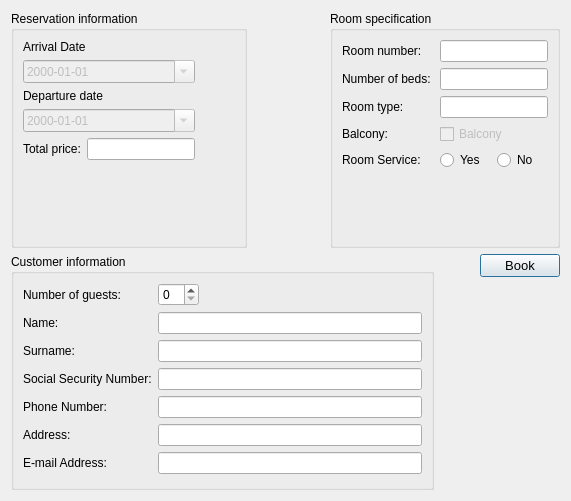
<?xml version="1.0" encoding="UTF-8"?>
<ui version="4.0">
 <class>bookingDialog</class>
 <widget class="QDialog" name="bookingDialog">
  <property name="geometry">
   <rect>
    <x>0</x>
    <y>0</y>
    <width>571</width>
    <height>501</height>
   </rect>
  </property>
  <property name="sizePolicy">
   <sizepolicy hsizetype="Preferred" vsizetype="Preferred">
    <horstretch>0</horstretch>
    <verstretch>0</verstretch>
   </sizepolicy>
  </property>
  <property name="maximumSize">
   <size>
    <width>700</width>
    <height>1470</height>
   </size>
  </property>
  <property name="windowTitle">
   <string>Dialog</string>
  </property>
  <property name="sizeGripEnabled">
   <bool>false</bool>
  </property>
  <layout class="QVBoxLayout" name="main_verticalLayout" stretch="1,1">
   <item>
    <layout class="QHBoxLayout" name="horizontalLayout_6">
     <item>
      <widget class="QGroupBox" name="verticalGroupBox_2">
       <property name="title">
        <string>Reservation information</string>
       </property>
       <layout class="QVBoxLayout" name="verticalLayout_4">
        <item>
         <layout class="QHBoxLayout" name="horizontalLayout_4" stretch="0,0">
          <item>
           <layout class="QVBoxLayout" name="verticalLayout">
            <item>
             <widget class="QLabel" name="label_2">
              <property name="text">
               <string>Arrival Date</string>
              </property>
             </widget>
            </item>
            <item>
             <widget class="QDateEdit" name="from_dateEdit">
              <property name="enabled">
               <bool>false</bool>
              </property>
              <property name="displayFormat">
               <string>yyyy-MM-dd</string>
              </property>
              <property name="calendarPopup">
               <bool>true</bool>
              </property>
             </widget>
            </item>
            <item>
             <widget class="QLabel" name="label_3">
              <property name="text">
               <string>Departure date</string>
              </property>
             </widget>
            </item>
            <item>
             <widget class="QDateEdit" name="till_dateEdit">
              <property name="enabled">
               <bool>false</bool>
              </property>
              <property name="displayFormat">
               <string>yyyy-MM-dd</string>
              </property>
              <property name="calendarPopup">
               <bool>true</bool>
              </property>
             </widget>
            </item>
            <item>
             <layout class="QHBoxLayout" name="totalPrice_horizontalLayout">
              <item>
               <widget class="QLabel" name="label_4">
                <property name="text">
                 <string>Total price:</string>
                </property>
               </widget>
              </item>
              <item>
               <widget class="QLineEdit" name="totalPrice_lineEdit">
                <property name="readOnly">
                 <bool>true</bool>
                </property>
               </widget>
              </item>
             </layout>
            </item>
            <item>
             <spacer name="verticalSpacer_2">
              <property name="orientation">
               <enum>Qt::Vertical</enum>
              </property>
              <property name="sizeHint" stdset="0">
               <size>
                <width>20</width>
                <height>40</height>
               </size>
              </property>
             </spacer>
            </item>
           </layout>
          </item>
          <item>
           <spacer name="horizontalSpacer">
            <property name="orientation">
             <enum>Qt::Horizontal</enum>
            </property>
            <property name="sizeHint" stdset="0">
             <size>
              <width>40</width>
              <height>20</height>
             </size>
            </property>
           </spacer>
          </item>
         </layout>
        </item>
       </layout>
      </widget>
     </item>
     <item>
      <spacer name="horizontalSpacer_3">
       <property name="orientation">
        <enum>Qt::Horizontal</enum>
       </property>
       <property name="sizeHint" stdset="0">
        <size>
         <width>40</width>
         <height>20</height>
        </size>
       </property>
      </spacer>
     </item>
     <item>
      <widget class="QGroupBox" name="formGroupBox_2">
       <property name="title">
        <string>Room specification</string>
       </property>
       <layout class="QFormLayout" name="formLayout_3">
        <item row="1" column="0">
         <widget class="QLabel" name="label_14">
          <property name="text">
           <string>Number of beds: </string>
          </property>
         </widget>
        </item>
        <item row="2" column="0">
         <widget class="QLabel" name="label_15">
          <property name="text">
           <string>Room type:</string>
          </property>
         </widget>
        </item>
        <item row="3" column="0">
         <widget class="QLabel" name="label_16">
          <property name="text">
           <string>Balcony:</string>
          </property>
         </widget>
        </item>
        <item row="3" column="1">
         <layout class="QHBoxLayout" name="horizontalLayout_3">
          <item>
           <widget class="QCheckBox" name="balcony_checkBox">
            <property name="enabled">
             <bool>false</bool>
            </property>
            <property name="text">
             <string>Balcony</string>
            </property>
           </widget>
          </item>
         </layout>
        </item>
        <item row="4" column="0">
         <widget class="QLabel" name="label_17">
          <property name="text">
           <string>Room Service: </string>
          </property>
         </widget>
        </item>
        <item row="4" column="1">
         <layout class="QHBoxLayout" name="horizontalLayout_2">
          <item>
           <widget class="QRadioButton" name="roomServiceYes_radioButton">
            <property name="text">
             <string>Yes</string>
            </property>
           </widget>
          </item>
          <item>
           <widget class="QRadioButton" name="roomServiceNo_radioButton">
            <property name="text">
             <string>No</string>
            </property>
           </widget>
          </item>
         </layout>
        </item>
        <item row="2" column="1">
         <widget class="QLineEdit" name="roomType_lineEdit">
          <property name="readOnly">
           <bool>true</bool>
          </property>
         </widget>
        </item>
        <item row="1" column="1">
         <widget class="QLineEdit" name="numberOfBeds_lineEdit">
          <property name="readOnly">
           <bool>true</bool>
          </property>
         </widget>
        </item>
        <item row="0" column="1">
         <widget class="QLineEdit" name="roomNumber_lineEdit">
          <property name="readOnly">
           <bool>true</bool>
          </property>
         </widget>
        </item>
        <item row="0" column="0">
         <widget class="QLabel" name="label">
          <property name="text">
           <string>Room number:</string>
          </property>
         </widget>
        </item>
       </layout>
      </widget>
     </item>
    </layout>
   </item>
   <item>
    <layout class="QHBoxLayout" name="horizontalLayout_7" stretch="2,0">
     <item>
      <widget class="QGroupBox" name="formGroupBox">
       <property name="title">
        <string>Customer information</string>
       </property>
       <layout class="QFormLayout" name="formLayout_2">
        <property name="fieldGrowthPolicy">
         <enum>QFormLayout::ExpandingFieldsGrow</enum>
        </property>
        <item row="0" column="0">
         <widget class="QLabel" name="numberOfGuestsLabel">
          <property name="text">
           <string>Number of guests:</string>
          </property>
         </widget>
        </item>
        <item row="0" column="1">
         <widget class="QSpinBox" name="numberOfGuests_SpinBox"/>
        </item>
        <item row="1" column="0">
         <widget class="QLabel" name="nameLabel">
          <property name="text">
           <string>Name:</string>
          </property>
         </widget>
        </item>
        <item row="1" column="1">
         <widget class="QLineEdit" name="name_lineEdit">
          <property name="clearButtonEnabled">
           <bool>true</bool>
          </property>
         </widget>
        </item>
        <item row="2" column="0">
         <widget class="QLabel" name="lastNameLabel">
          <property name="text">
           <string>Surname:</string>
          </property>
         </widget>
        </item>
        <item row="2" column="1">
         <widget class="QLineEdit" name="surname_lineEdit">
          <property name="clearButtonEnabled">
           <bool>true</bool>
          </property>
         </widget>
        </item>
        <item row="3" column="0">
         <widget class="QLabel" name="socialSecurityNumberLabel">
          <property name="text">
           <string>Social Security Number:</string>
          </property>
         </widget>
        </item>
        <item row="3" column="1">
         <widget class="QLineEdit" name="socialSecurityNumber_lineEdit">
          <property name="clearButtonEnabled">
           <bool>true</bool>
          </property>
         </widget>
        </item>
        <item row="4" column="0">
         <widget class="QLabel" name="phoneNumberLabel">
          <property name="text">
           <string>Phone Number:</string>
          </property>
         </widget>
        </item>
        <item row="4" column="1">
         <widget class="QLineEdit" name="phoneNumber_lineEdit">
          <property name="clearButtonEnabled">
           <bool>true</bool>
          </property>
         </widget>
        </item>
        <item row="5" column="0">
         <widget class="QLabel" name="addressLabel">
          <property name="text">
           <string>Address:</string>
          </property>
         </widget>
        </item>
        <item row="5" column="1">
         <widget class="QLineEdit" name="address_lineEdit">
          <property name="clearButtonEnabled">
           <bool>true</bool>
          </property>
         </widget>
        </item>
        <item row="6" column="0">
         <widget class="QLabel" name="eMailAddressLabel">
          <property name="text">
           <string>E-mail Address:</string>
          </property>
         </widget>
        </item>
        <item row="6" column="1">
         <widget class="QLineEdit" name="email_lineEdit">
          <property name="clearButtonEnabled">
           <bool>true</bool>
          </property>
         </widget>
        </item>
       </layout>
      </widget>
     </item>
     <item>
      <layout class="QVBoxLayout" name="verticalLayout_5">
       <item>
        <layout class="QHBoxLayout" name="horizontalLayout_5">
         <item>
          <spacer name="horizontalSpacer_2">
           <property name="orientation">
            <enum>Qt::Horizontal</enum>
           </property>
           <property name="sizeHint" stdset="0">
            <size>
             <width>40</width>
             <height>20</height>
            </size>
           </property>
          </spacer>
         </item>
         <item>
          <widget class="QPushButton" name="book_pushButton">
           <property name="font">
            <font>
             <pointsize>10</pointsize>
            </font>
           </property>
           <property name="text">
            <string>Book</string>
           </property>
          </widget>
         </item>
        </layout>
       </item>
       <item>
        <spacer name="verticalSpacer">
         <property name="orientation">
          <enum>Qt::Vertical</enum>
         </property>
         <property name="sizeHint" stdset="0">
          <size>
           <width>20</width>
           <height>40</height>
          </size>
         </property>
        </spacer>
       </item>
      </layout>
     </item>
    </layout>
   </item>
  </layout>
 </widget>
 <resources/>
 <connections/>
</ui>
